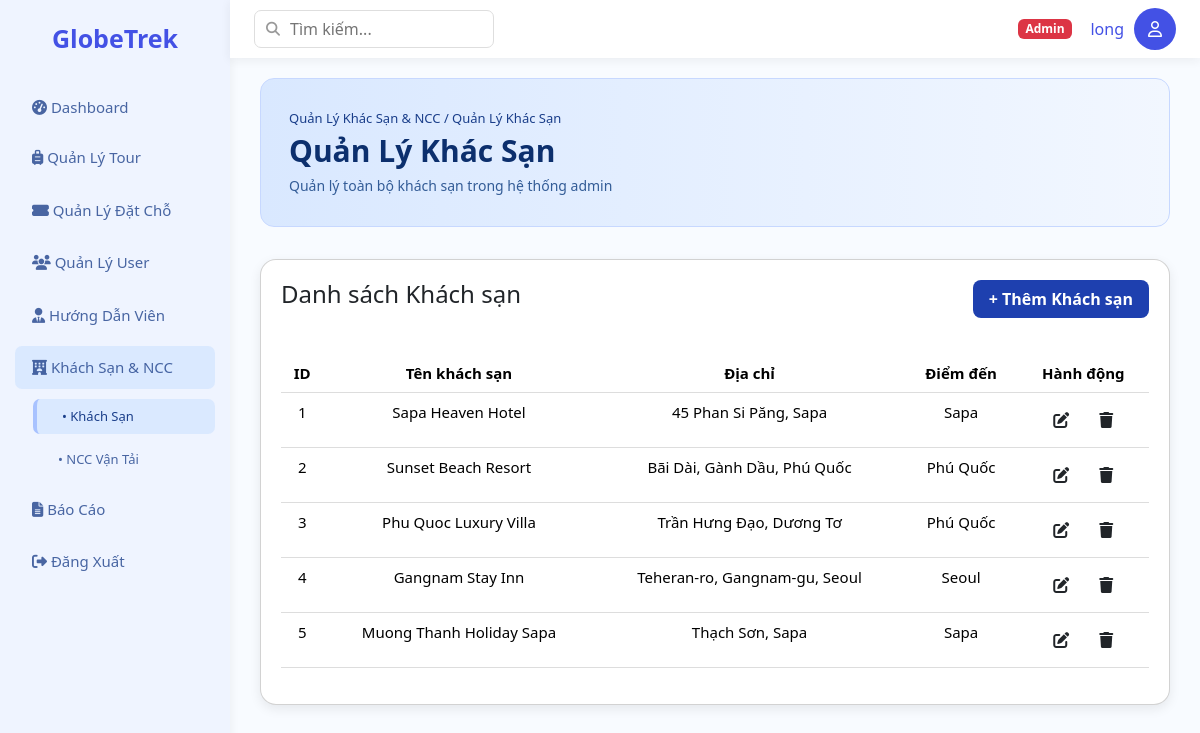
/Base/?action=list-hotel (signed in), run on the app's committed database.
### tables this page shows
CREATE TABLE `hotels` (
  `id` int NOT NULL,
  `name` varchar(100) NOT NULL,
  `address` varchar(255) DEFAULT NULL,
  `destination_id` int NOT NULL
);

CREATE TABLE `destinations` (
  `id` int NOT NULL,
  `name` varchar(100) NOT NULL,
  `country` varchar(100) NOT NULL,
  `type` enum('City','Country','Region') DEFAULT 'City'
);

### Base/controllers/HotelController.php (called while the page is built, shortened)
<?php
class HotelController
{
    public function listHotel()
    {
        $model = new HotelModel();
        $listHotel = $model->getList();
        require_once PATH_VIEW . 'main.php';
    }
}
?>

### Base/index.php (called while the page is built, shortened)
<?php
spl_autoload_register(function ($class) {
    $fileName = "$class.php";
    $fileModel              = PATH_MODEL . $fileName;
});
require_once './routes/index.php';

### Base/models/BaseModel.php (called while the page is built, shortened)
<?php
class BaseModel
{
    public function __construct()
    {
        $dsn = sprintf('mysql:host=%s;port=%s;dbname=%s;charset=utf8', DB_HOST, DB_PORT, DB_NAME);
        try {
            $this->pdo = new PDO($dsn, DB_USERNAME, DB_PASSWORD, DB_OPTIONS);
        } catch (PDOException $e) {
            die("Kết nối cơ sở dữ liệu thất bại: {$e->getMessage()}. Vui lòng thử lại sau.");
        }
    }
}

### Base/models/HotelModel.php (called while the page is built, shortened)
<?php
class HotelModel extends BaseModel
{
    public function getList()
    {
        $sql = "SELECT h.*, d.name AS destination_name
                FROM hotels h
                LEFT JOIN destinations d ON h.destination_id = d.id";
        $stmt = $this->pdo->prepare($sql);
        $stmt->execute();
        return $stmt->fetchAll();
    }
}
?>

### Base/views/admin/Hotel/list-hotel.php (the view)
<?php include PATH_VIEW . 'layout/header.php'; ?>
<div class="main">
    <div class="header-wrapper">
        <div class="header-content">
            <div class="breadcrumb">Quản Lý Khác Sạn & NCC / Quản Lý Khác Sạn</div>
            <h2 class="page-title">Quản Lý Khác Sạn</h2>
            <p class="page-sub">Quản lý toàn bộ khách sạn trong hệ thống admin</p>
        </div>
    </div>
    <div class="card">
        <div class="toph4">
            <h4>Danh sách Khách sạn</h4>
            <a href="<?= BASE_URL ?>?action=create-hotel" class="btn btn-nut">+ Thêm Khách sạn</a>
        </div>
        <table class="table">
            <thead>
                <tr>
                    <th>ID</th>
                    <th>Tên khách sạn</th>
                    <th>Địa chỉ</th>
                    <th>Điểm đến</th>
                    <th>Hành động</th>
                </tr>
            </thead>
            <tbody>
                <?php if (!empty($listHotel)): ?>
                    <?php foreach ($listHotel as $hotel): ?>
                        <tr>
                            <td><?= $hotel['id'] ?></td>
                            <td><?= $hotel['name'] ?></td>
                            <td><?= $hotel['address'] ?></td>
                            <td><?= $hotel['destination_name'] ?></td>
                            <td>
                                <a href="<?= BASE_URL ?>?action=update-hotel&id=<?= $hotel['id'] ?>" class="btn edit"><i class="fas fa-edit"></i></a>
                                <a href="<?= BASE_URL ?>?action=delete-hotel&id=<?= $hotel['id'] ?>"
                                    onclick="return confirm('Bạn có chắc chắn muốn xóa khách sạn này không?')"
                                    class="btn delete"><i class="fas fa-trash"></i></a>
                            </td>
                        </tr>
                    <?php endforeach; ?>
                <?php else: ?>
                    <tr>
                        <td colspan="5" style="text-align:center;">Chưa có khách sạn nào</td>
                    </tr>
                <?php endif; ?>
            </tbody>
        </table>
    </div>
</div>
<?php include PATH_VIEW . 'layout/footer.php'; ?>

### Base/assets/css/layout.css (style rules this page uses)
:root { --orange: rgba(186, 207, 255, 0.142); --orange-active: rgba(200, 222, 255, 0.525); --orange-light: #bacfffff; --bg: #f8fbff; --white: #ffffff; --text: #4351e5; --muted: #2e4e94dd; --radius: 7px; --shadow: 0 2px 10px rgba(45, 45, 45, 0.07); font-family: "Inter", sans-serif; }
body { margin: 0; background: var(--bg); color: var(--text); overflow-x: hidden; }
.main { padding: 20px 30px; }

### Base/assets/css/table.css (style rules this page uses)
table { width: 100%; border-collapse: collapse; margin-top: 20px; }
th, td { padding: 14px; border-bottom: 1px solid #ddd; font-size: 15px; text-align: center; }
th { text-align: left; background: #f0f1ff; font-weight: 600; text-align: center; }
.btn-nut { background: #1e40af; color: var(--white); border: none; padding: 7px 16px; font-weight: 600; transition: opacity 0.2s; border-radius: 8px; }
.card { background: white; padding: 20px; border-radius: 16px; box-shadow: 0 4px 12px rgba(0, 0, 0, 0.08); margin-bottom: 20px; }
.toph4 { display: flex; justify-content: space-between; align-items: center; margin-bottom: 16px; }
.header-wrapper { background: linear-gradient(to right, #d9e8ff, #f2f7ff); padding: 30px 28px; border-radius: 14px; border: 1px solid #c7d8ff; margin-bottom: 32px; }
.header-content .breadcrumb { font-size: 13px; color: #1a3e8a; margin-bottom: 4px; font-weight: 500; }
.page-title { font-size: 30px; margin: 0; font-weight: 800; color: #0c2f6d; }
.page-sub { margin: 6px 0 0; font-size: 14px; color: #335c97; }

### data on the page
hotels: id "1", name "Sapa Heaven Hotel", address "45 Phan Si Păng, Sapa", destination.name "Sapa"
hotels: id "2", name "Sunset Beach Resort", address "Bãi Dài, Gành Dầu, Phú Quốc", destination.name "Phú Quốc"
hotels: id "3", name "Phu Quoc Luxury Villa", address "Trần Hưng Đạo, Dương Tơ", destination.name "Phú Quốc"
hotels: id "4", name "Gangnam Stay Inn", address "Teheran-ro, Gangnam-gu, Seoul", destination.name "Seoul"
hotels: id "5", name "Muong Thanh Holiday Sapa", address "Thạch Sơn, Sapa", destination.name "Sapa"

### other printed values
$roleLabel "Admin"
$_SESSION['user']['name'] "long"
